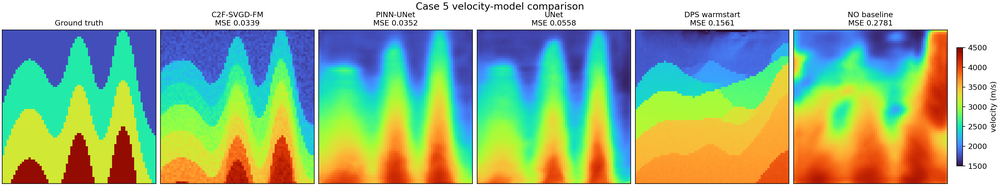
#> input picture figures/case5_all_comparisons.png, 1000 x 189 px, shrunk from 4070 x 770 before the run, found by its file name
$ python patch_case5_figure_title.py
#> lines starting #> are read from the running program, lines starting #| are printed output that depends on the picture
#!/usr/bin/env python3
"""Overlay a new title on the case-5 comparison PNG.

This is useful when the original plotting script is unavailable.  It edits the
PNG directly by covering the existing top title band and drawing a new title.

Usage from repository root:

    python scripts/patch_case5_figure_title.py

or customize:

    python scripts/patch_case5_figure_title.py \
        --input figures/case5_all_comparisons.png \
        --output figures/case5_all_comparisons.png \
        --title "OT-FM C2F-SVGD-FM: Case-5 Velocity Comparisons" \
        --top 95 --font-size 42
"""

from __future__ import annotations

import argparse
from pathlib import Path

from PIL import Image, ImageDraw, ImageFont


def load_font(size: int) -> ImageFont.FreeTypeFont | ImageFont.ImageFont:
    candidates = [
        "/usr/share/fonts/truetype/dejavu/DejaVuSans-Bold.ttf",
        "/usr/share/fonts/truetype/dejavu/DejaVuSans.ttf",
        "/usr/share/fonts/truetype/liberation2/LiberationSans-Bold.ttf",
        "/System/Library/Fonts/Supplemental/Arial Bold.ttf",
        "/Library/Fonts/Arial Bold.ttf",
    ]
    for path in candidates:
        p = Path(path)
        if p.exists():
            return ImageFont.truetype(str(p), size=size)
    return ImageFont.load_default()


def draw_centered_title(draw: ImageDraw.ImageDraw, width: int, band_h: int, title: str, font, fill: str) -> None:
    bbox = draw.textbbox((0, 0), title, font=font)
    tw = bbox[2] - bbox[0]
    th = bbox[3] - bbox[1]
    x = max(0, (width - tw) // 2)
    y = max(0, (band_h - th) // 2 - 2)
    draw.text((x, y), title, fill=fill, font=font)


def patch_title(
    input_path: Path,
    output_path: Path,
    title: str,
    top: int,
    font_size: int,
    bg: str,
    fg: str,
    mode: str,
) -> None:
#> called with top = 95, font_size = 42, bg = 'white', fg = 'black', mode = 'cover'
    img = Image.open(input_path).convert("RGB")
    w, h = img.size
#> w = 1000; h = 189
    font = load_font(font_size)

    if mode == "cover":
        out = img.copy()
        draw = ImageDraw.Draw(out)
        draw.rectangle([0, 0, w, top], fill=bg)
        draw_centered_title(draw, w, top, title, font, fg)
    elif mode == "prepend":
        out = Image.new("RGB", (w, h + top), bg)
        out.paste(img, (0, top))
        draw = ImageDraw.Draw(out)
        draw_centered_title(draw, w, top, title, font, fg)
    else:
        raise ValueError(f"unknown mode: {mode}")

    output_path.parent.mkdir(parents=True, exist_ok=True)
    out.save(output_path)
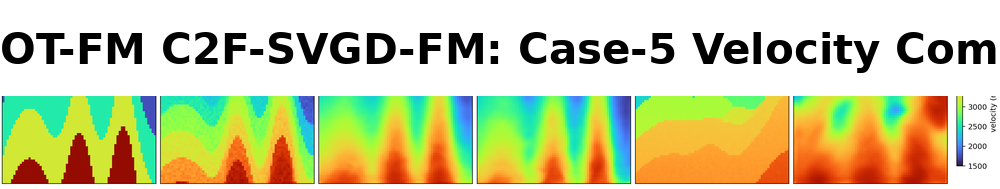
#> saved as case5_all_comparisons.png: PIL image 1000x189 RGB; mean R, G, B 203.2, 206.3, 157.7
    print(f"saved {output_path}  size={out.size}")
#| saved figures/case5_all_comparisons.png  size=(1000, 189)


def main() -> None:
    ap = argparse.ArgumentParser()
    ap.add_argument("--input", default="figures/case5_all_comparisons.png")
    ap.add_argument("--output", default="figures/case5_all_comparisons.png")
    ap.add_argument("--title", default="OT-FM C2F-SVGD-FM: Case-5 Velocity Comparisons")
    ap.add_argument("--top", type=int, default=95, help="height of the top title band to cover/prepend")
    ap.add_argument("--font-size", type=int, default=42)
    ap.add_argument("--bg", default="white")
    ap.add_argument("--fg", default="black")
    ap.add_argument("--mode", choices=["cover", "prepend"], default="cover")
    args = ap.parse_args()

    patch_title(
        input_path=Path(args.input),
        output_path=Path(args.output),
        title=args.title,
        top=args.top,
        font_size=args.font_size,
        bg=args.bg,
        fg=args.fg,
        mode=args.mode,
    )


if __name__ == "__main__":
    main()

$ run again, with figures/case5_best_compare.png copied over figures/case5_all_comparisons.png
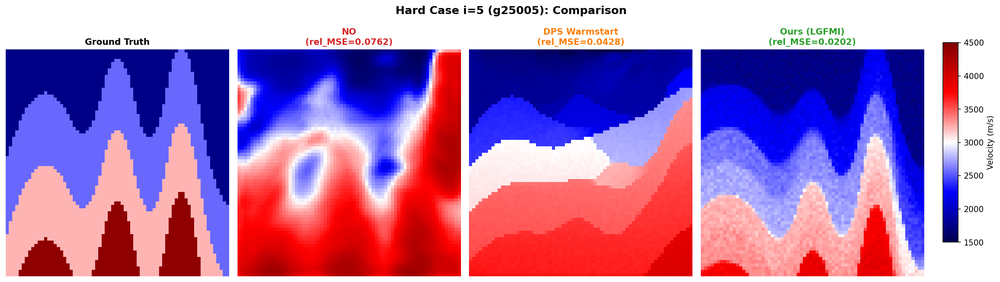
#> input picture figures/case5_best_compare.png, 1000 x 282 px, shrunk from 2627 x 742 before the run, found by its file name
#> in patch_title, `out.save(output_path)`:
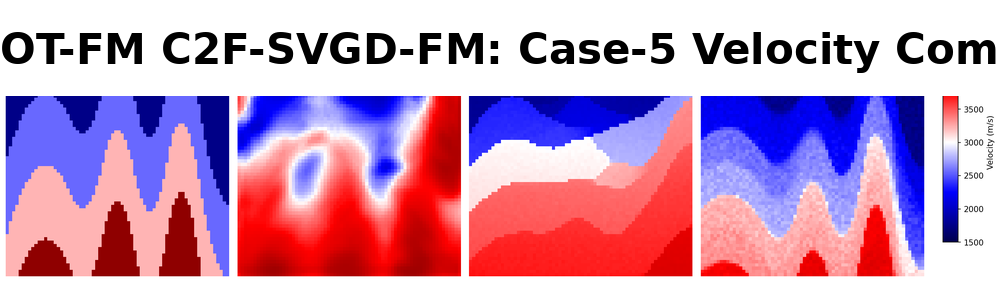
#> saved as case5_all_comparisons.png: PIL image 1000x282 RGB; mean R, G, B 196.3, 148.6, 185.6
#| saved figures/case5_all_comparisons.png  size=(1000, 282)
